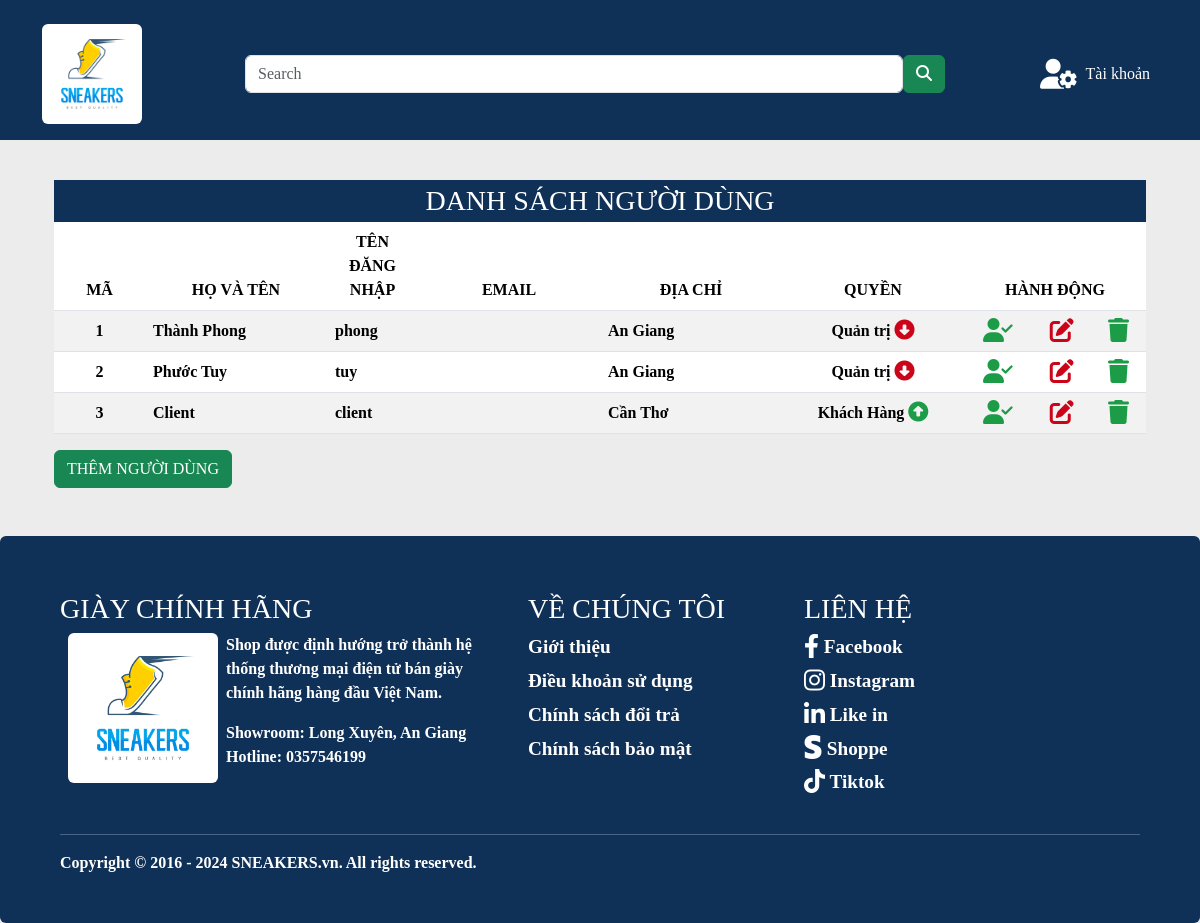
The app's page /index.php?do=nguoidung, older data.
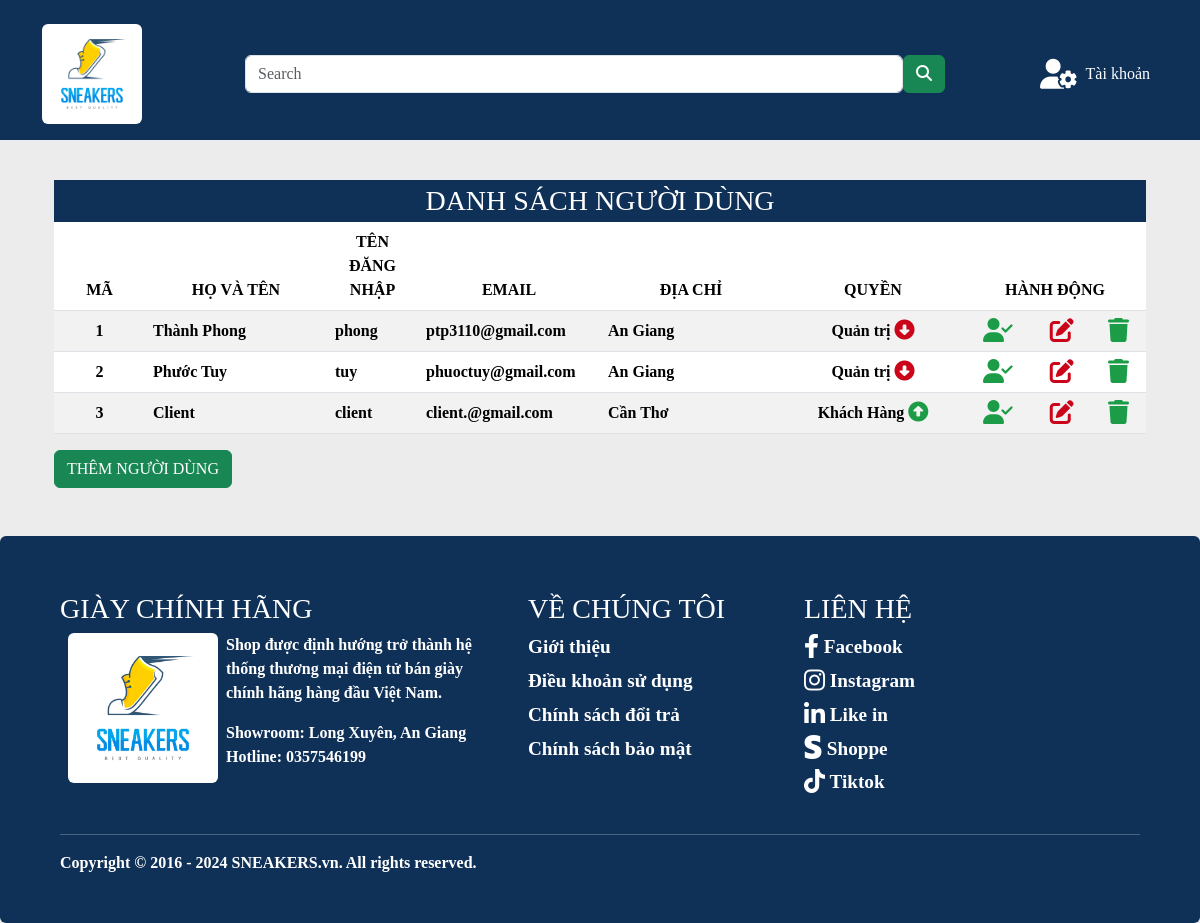
The same page, newer data.
### tables this page shows
CREATE TABLE
    `nguoidung` (
        `MaNguoiDung` int (10) NOT NULL AUTO_INCREMENT,
        `QuyenHan` int (1) NOT NULL,
        `TenNguoiDung` varchar(50) NOT NULL,
        `TenDangNhap` varchar(50) NOT NULL,
        `MatKhau` varchar(100) NOT NULL,
        `DiaChi` text NOT NULL,
        `Khoa` tinyint (1) NOT NULL,
        `Email` varchar(100) NOT NULL,
        PRIMARY KEY (`MaNguoiDung`)
    );

### nguoidung.php (the view, shortened to what this page needs)
<?php
$sql = "SELECT * FROM `nguoidung` WHERE 1";
$ds = $connect->query($sql);
?>
<div class="container mt-3">
    <div class="row">
        <div class="col-12-md">
            <h3 class="header-ds bg_primary text-center text-white mb-0 p-1">DANH SÁCH NGƯỜI DÙNG</h3>
            <div class="table-responsive-lg ">
                <table class="table table-striped text-center">
                    <thead>
                        <tr>
                            <th class='col-1'>MÃ</th>
                            <th class='col-2'>HỌ VÀ TÊN</th>
                            <th class='col-1'>TÊN ĐĂNG NHẬP</th>
                            <th class='col-2'>EMAIL</th>
                            <th class='col-2'>ĐỊA CHỈ</th>
                            <th class='col-2'>QUYỀN</th>
                            <th class='col-2' colspan="3">HÀNH ĐỘNG</th>
                        </tr>
                    </thead>
                    <tbody>
                        <?php
                        while ($dong = $ds->fetch_array(MYSQLI_ASSOC)) {
                            echo "<tr>";
                            echo "<td>" . $dong['MaNguoiDung'] . "</td>";
                            echo "<td style='text-align: left;'>" . $dong['TenNguoiDung'] . "</td>";
                            echo "<td style='text-align: left;'>" . $dong['TenDangNhap'] . "</td>";
                            echo "<td style='text-align: left;'>" . $dong['Email'] . "</td>";
                            echo "<td style='text-align: left;'>" . $dong['DiaChi'] . "</td>";
                            echo "<td>";
                            if ($dong["QuyenHan"] == 0) {
                                echo "Quản trị <a href='index.php?do=nguoidung_kichhoat&id=" . $dong["MaNguoiDung"] . "&quyen=1'>
                                <i class='icon-user fa-solid fa-circle-down fa-lg' style='color: #cc041a;'></i></a>";
                            } else {
                                echo "Khách Hàng <a href='index.php?do=nguoidung_kichhoat&id=" . $dong["MaNguoiDung"] . "&quyen=0'>
                                <i class='icon-user fa-solid fa-circle-up fa-lg' style='color: #1c9c46;'></i></a>";
                            }
                            echo "</td>";
                            echo "<td>";
                            if ($dong["Khoa"] == 0)
                                echo "<a href='index.php?do=nguoidung_kichhoat&id=" . $dong["MaNguoiDung"] . "&khoa=1'>
                                <i class='icon-user fa-solid fa-user-check fa-xl' style='color: #1c9c46;'></i></a>";
                            else
                                echo "<a href='index.php?do=nguoidung_kichhoat&id=" . $dong["MaNguoiDung"] . "&khoa=0'>
                                <i class='icon-user fa-solid fa-user-large-slash fa-xl' style='color: #cc041a;' ></i></a>";
                            echo "</td>";
                            echo "<td><a href='index.php?do=nguoidung_hoso&id=" . $dong["MaNguoiDung"] . "'>
                                <i class='icon-user fa-solid fa-pen-to-square fa-xl' style='color: #cc041a;'></i></a></td>";
                            echo "<td><a href='index.php?do=nguoidung_xoa&id=" . $dong["MaNguoiDung"] . "'
                                onclick='return confirm(\"Bạn có muốn xóa người dùng " . $dong['TenNguoiDung'] . " không?\")'>
                                <i class='icon-user fa-solid fa-trash fa-xl' style='color: #1c9c46;'></i></a></td>";
                            echo "</tr>";
                        }
                        ?>
                    </tbody>
                </table>
            </div>
            <a href="index.php?do=nguoidung_them" class="btn btn-success">THÊM NGƯỜI DÙNG</a>
        </div>
    </div>
</div>

Row changes from the older to the newer data that the page shows:
changed nguoidung "Thành Phong": Email (not shown) → "ptp3110@gmail.com"
changed nguoidung "Phước Tuy": Email (not shown) → "phuoctuy@gmail.com"
changed nguoidung "Client": Email (not shown) → "client.@gmail.com"
